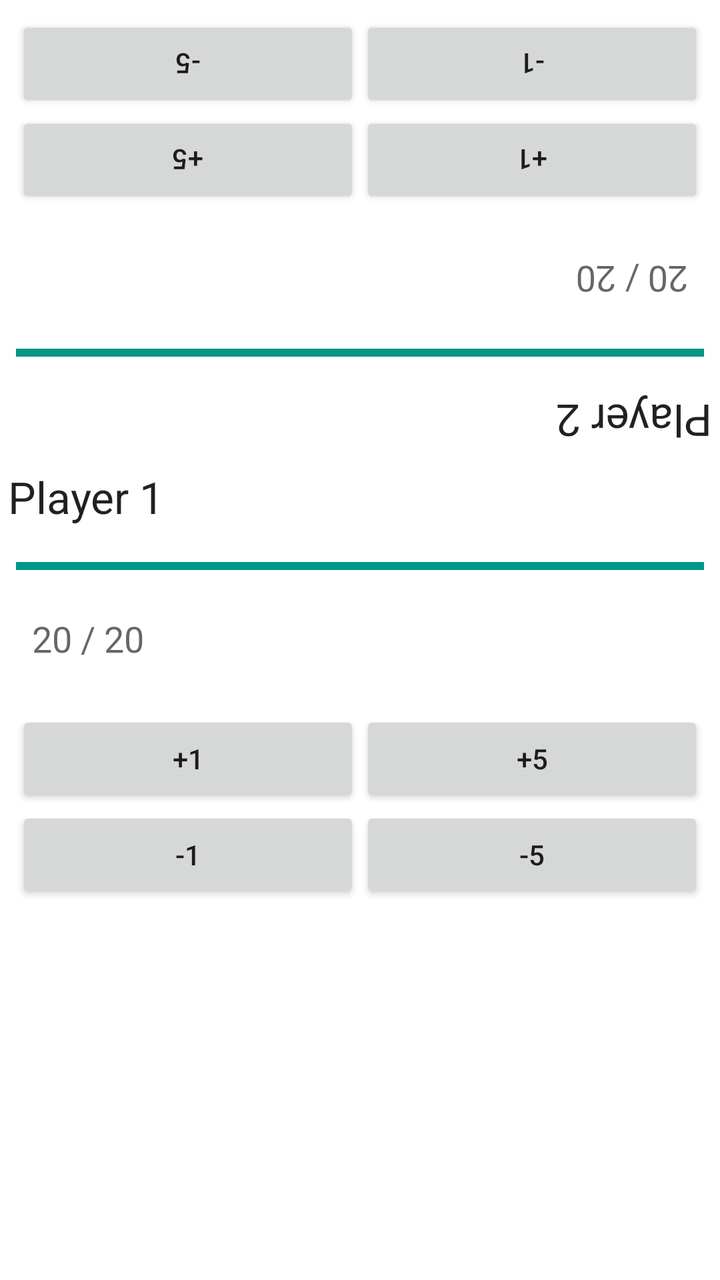
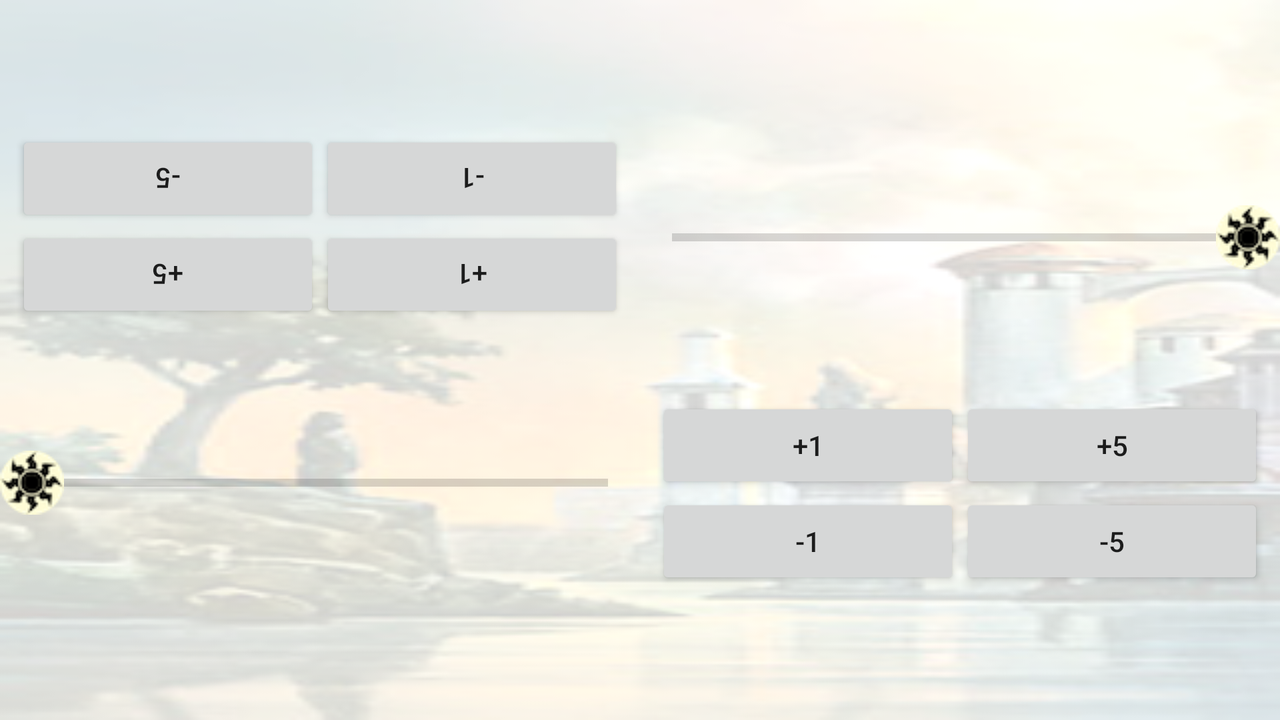

Two renders of one Android screen. The first uses the default layout on a phone; the second uses the alternative layout the repository ships for a different screen configuration, on a matching device. The two XML files are below.
<!-- AndroidManifest.xml: application theme AppBaseTheme -->
<!-- res/layout/activity_main.xml -->
<?xml version="1.0" encoding="utf-8"?>
<ScrollView xmlns:android="http://schemas.android.com/apk/res/android"
    android:id="@+id/scrollView1"
    android:layout_width="match_parent"
    android:layout_height="match_parent" >

    <LinearLayout
        android:layout_width="match_parent"
        android:layout_height="match_parent"
        android:orientation="vertical" >

        <LinearLayout
            android:layout_width="match_parent"
            android:layout_height="wrap_content"
        	android:rotation="180"
            android:orientation="vertical" >

            <TextView
                android:id="@+id/textView1"
                android:layout_width="wrap_content"
                android:layout_height="wrap_content"
                android:padding="4dp"
                android:text="Player 2"
                android:textAppearance="?android:attr/textAppearanceLarge" />

            <ProgressBar
                android:id="@+id/progressBar1"
                style="?android:attr/progressBarStyleHorizontal"
                android:layout_width="fill_parent"
                android:layout_height="wrap_content"
                android:max="20"
                android:padding="8dp"
                android:progress="20" />

            <TextView
                android:id="@+id/textView2"
                android:layout_width="wrap_content"
                android:layout_height="wrap_content"
                android:gravity="right"
                android:paddingBottom="16dp"
                android:paddingLeft="16dp"
                android:paddingRight="16dp"
                android:paddingTop="8dp"
                android:text="20 / 20"
                android:textAppearance="?android:attr/textAppearanceMedium" />

            <TableLayout
                android:layout_width="match_parent"
                android:layout_height="wrap_content"
                android:padding="8dp"
                android:stretchColumns="*" >

                <TableRow
                    android:id="@+id/tableRow1"
                    android:layout_width="fill_parent"
                    android:layout_height="wrap_content" >

                    <Button
                        android:id="@+id/button1"
                        android:layout_width="fill_parent"
                        android:layout_height="wrap_content"
                        android:text="+1" />

                    <Button
                        android:id="@+id/button2"
                        android:layout_width="fill_parent"
                        android:layout_height="wrap_content"
                        android:text="+5" />
                </TableRow>

                <TableRow
                    android:id="@+id/tableRow2"
                    android:layout_width="fill_parent"
                    android:layout_height="wrap_content" >

                    <Button
                        android:id="@+id/button3"
                        android:layout_width="fill_parent"
                        android:layout_height="wrap_content"
                        android:text="-1" />

                    <Button
                        android:id="@+id/button4"
                        android:layout_width="fill_parent"
                        android:layout_height="wrap_content"
                        android:text="-5" />
                </TableRow>
            </TableLayout>
        </LinearLayout>
<LinearLayout
            android:layout_width="match_parent"
            android:layout_height="wrap_content"
            android:orientation="vertical" >

            <TextView
                android:id="@+id/textView1"
                android:layout_width="wrap_content"
                android:layout_height="wrap_content"
                android:padding="4dp"
                android:text="Player 1"
                android:textAppearance="?android:attr/textAppearanceLarge" />

            <ProgressBar
                android:id="@+id/progressBar1"
                style="?android:attr/progressBarStyleHorizontal"
                android:layout_width="fill_parent"
                android:layout_height="wrap_content"
                android:max="20"
                android:padding="8dp"
                android:progress="20" />

            <TextView
                android:id="@+id/textView2"
                android:layout_width="wrap_content"
                android:layout_height="wrap_content"
                android:gravity="right"
                android:paddingBottom="16dp"
                android:paddingLeft="16dp"
                android:paddingRight="16dp"
                android:paddingTop="8dp"
                android:text="20 / 20"
                android:textAppearance="?android:attr/textAppearanceMedium" />

            <TableLayout
                android:layout_width="match_parent"
                android:layout_height="wrap_content"
                android:padding="8dp"
                android:stretchColumns="*" >

                <TableRow
                    android:id="@+id/tableRow1"
                    android:layout_width="fill_parent"
                    android:layout_height="wrap_content" >

                    <Button
                        android:id="@+id/button1"
                        android:layout_width="fill_parent"
                        android:layout_height="wrap_content"
                        android:text="+1" />

                    <Button
                        android:id="@+id/button2"
                        android:layout_width="fill_parent"
                        android:layout_height="wrap_content"
                        android:text="+5" />
                </TableRow>

                <TableRow
                    android:id="@+id/tableRow2"
                    android:layout_width="fill_parent"
                    android:layout_height="wrap_content" >

                    <Button
                        android:id="@+id/button3"
                        android:layout_width="fill_parent"
                        android:layout_height="wrap_content"
                        android:text="-1" />

                    <Button
                        android:id="@+id/button4"
                        android:layout_width="fill_parent"
                        android:layout_height="wrap_content"
                        android:text="-5" />
                </TableRow>
            </TableLayout>
        </LinearLayout>
    </LinearLayout>

</ScrollView>
<!-- resources referenced by this layout -->
<resources>
  <!-- from res/values-v21/ -->
  <style name="AppBaseTheme" parent="@android:Theme.Material.Light.DarkActionBar">
          
          <item name="android:windowContentOverlay">@null</item>
          <item name="android:windowBackground">@null</item>
          
          <item name="android:colorPrimary">@color/primary</item>
          <item name="android:colorPrimaryDark">@color/primary_dark</item>
          <item name="android:colorAccent">@color/accent</item>
          <item name="android:colorControlHighlight">@color/ripple</item>
      </style>
  <color name="primary">#1e5570</color>
  <color name="primary_dark">#104863</color>
  <color name="accent">#009688</color>
  <color name="ripple">#95cade</color>
</resources>
<!-- res/layout-land/activity_main.xml (the repository's variant of the layout above) -->
<!-- drawn on the phone turned sideways -->
<?xml version="1.0" encoding="utf-8"?>
<ScrollView xmlns:android="http://schemas.android.com/apk/res/android"
    android:id="@+id/scrollView1"
    android:layout_width="match_parent"
    android:layout_height="match_parent"
    android:background="@drawable/plane" >

    <LinearLayout
        android:layout_width="match_parent"
        android:layout_height="0dp"
        android:layout_gravity="center"
        android:gravity="center"
        android:orientation="vertical" >

        <LinearLayout
            android:layout_width="match_parent"
            android:layout_height="wrap_content"
            android:orientation="horizontal"
            android:rotation="180" 
            android:baselineAligned="false">

            <LinearLayout
                android:layout_width="0dp"
                android:layout_height="wrap_content"
                android:layout_weight=".5"
                android:layout_gravity="center"
                android:orientation="vertical" >

                <TextView
                    android:id="@+id/textview_main_p2_name"
                    android:layout_width="wrap_content"
                    android:layout_height="wrap_content"
                    android:padding="4dp"
                    android:textAppearance="?android:attr/textAppearanceLarge" />

                <SeekBar
                    android:id="@+id/progressbar_main_p2_life"
                    style="?android:attr/progressBarStyleHorizontal"
                    android:layout_width="fill_parent"
                    android:layout_height="wrap_content"
                    android:max="1000"
                    android:paddingBottom="8dp"
                    android:paddingLeft="16dp"
                    android:paddingRight="16dp"
                    android:paddingTop="8dp"
                    android:progress="0"
                    android:thumb="@drawable/mana_white" />

                <TextView
                    android:id="@+id/textview_main_p2_life"
                    android:layout_width="wrap_content"
                    android:layout_height="wrap_content"
                    android:gravity="end"
                    android:paddingBottom="16dp"
                    android:paddingLeft="16dp"
                    android:paddingRight="16dp"
                    android:paddingTop="8dp"
                    android:textAppearance="?android:attr/textAppearanceMedium" />
            </LinearLayout>

            <TableLayout
                android:layout_width="0dp"
                android:layout_height="wrap_content"
                android:layout_weight=".5"
                android:layout_gravity="center"
                android:padding="8dp"
                android:stretchColumns="*" >

                <TableRow
                    android:layout_width="fill_parent"
                    android:layout_height="wrap_content" >

                    <Button
                        android:id="@+id/button_main_p2_lifep1"
                        android:layout_width="fill_parent"
                        android:layout_height="wrap_content"
                        android:text="@string/button_plus1" />

                    <Button
                        android:id="@+id/button_main_p2_lifep5"
                        android:layout_width="fill_parent"
                        android:layout_height="wrap_content"
                        android:text="@string/button_plus5" />
                </TableRow>

                <TableRow
                    android:layout_width="fill_parent"
                    android:layout_height="wrap_content" >

                    <Button
                        android:id="@+id/button_main_p2_lifem1"
                        android:layout_width="fill_parent"
                        android:layout_height="wrap_content"
                        android:text="@string/button_minus1" />

                    <Button
                        android:id="@+id/button_main_p2_lifem5"
                        android:layout_width="fill_parent"
                        android:layout_height="wrap_content"
                        android:text="@string/button_minus5" />
                </TableRow>
            </TableLayout>
        </LinearLayout>

        <LinearLayout
            android:layout_width="match_parent"
            android:layout_height="wrap_content"
            android:orientation="horizontal"
            android:baselineAligned="false" >

            <LinearLayout
                android:layout_width="0dp"
                android:layout_height="wrap_content"
                android:layout_weight=".5"
                android:layout_gravity="center"
                android:orientation="vertical" >

                <TextView
                    android:id="@+id/textview_main_p1_name"
                    android:layout_width="wrap_content"
                    android:layout_height="wrap_content"
                    android:padding="4dp"
                    android:textAppearance="?android:attr/textAppearanceLarge" />

                <SeekBar
                    android:id="@+id/progressbar_main_p1_life"
                    style="?android:attr/progressBarStyleHorizontal"
                    android:layout_width="fill_parent"
                    android:layout_height="wrap_content"
                    android:max="1000"
                    android:paddingBottom="8dp"
                    android:paddingLeft="16dp"
                    android:paddingRight="16dp"
                    android:paddingTop="8dp"
                    android:progress="0"
                    android:thumb="@drawable/mana_white" />

                <TextView
                    android:id="@+id/textview_main_p1_life"
                    android:layout_width="wrap_content"
                    android:layout_height="wrap_content"
                    android:gravity="end"
                    android:paddingBottom="16dp"
                    android:paddingLeft="16dp"
                    android:paddingRight="16dp"
                    android:paddingTop="8dp"
                    android:textAppearance="?android:attr/textAppearanceMedium" />
            </LinearLayout>

            <TableLayout
                android:layout_width="0dp"
                android:layout_height="wrap_content"
                android:layout_weight=".5"
                android:layout_gravity="center"
                android:padding="8dp"
                android:stretchColumns="*" >

                <TableRow
                    android:layout_width="fill_parent"
                    android:layout_height="wrap_content" >

                    <Button
                        android:id="@+id/button_main_p1_lifep1"
                        android:layout_width="fill_parent"
                        android:layout_height="wrap_content"
                        android:text="@string/button_plus1" />

                    <Button
                        android:id="@+id/button_main_p1_lifep5"
                        android:layout_width="fill_parent"
                        android:layout_height="wrap_content"
                        android:text="@string/button_plus5" />
                </TableRow>

                <TableRow
                    android:layout_width="fill_parent"
                    android:layout_height="wrap_content" >

                    <Button
                        android:id="@+id/button_main_p1_lifem1"
                        android:layout_width="fill_parent"
                        android:layout_height="wrap_content"
                        android:text="@string/button_minus1" />

                    <Button
                        android:id="@+id/button_main_p1_lifem5"
                        android:layout_width="fill_parent"
                        android:layout_height="wrap_content"
                        android:text="@string/button_minus5" />
                </TableRow>
            </TableLayout>
        </LinearLayout>
    </LinearLayout>

</ScrollView>
<!-- resources referenced by the variant -->
<!-- as the phone turned sideways resolves them -->
<resources>
  <!-- drawable mana_white: png bitmap (drawable, 5983 bytes) -->
  <!-- drawable plane: png bitmap (drawable, 75401 bytes) -->
  <string name="button_minus1">-1</string>
  <string name="button_minus5">-5</string>
  <string name="button_plus1">+1</string>
  <string name="button_plus5">+5</string>
  <!-- from res/values-v21/ -->
  <style name="AppBaseTheme" parent="@android:Theme.Material.Light.DarkActionBar">
          
          <item name="android:windowContentOverlay">@null</item>
          <item name="android:windowBackground">@null</item>
          
          <item name="android:colorPrimary">@color/primary</item>
          <item name="android:colorPrimaryDark">@color/primary_dark</item>
          <item name="android:colorAccent">@color/accent</item>
          <item name="android:colorControlHighlight">@color/ripple</item>
      </style>
  <color name="primary">#1e5570</color>
  <color name="primary_dark">#104863</color>
  <color name="accent">#009688</color>
  <color name="ripple">#95cade</color>
</resources>
